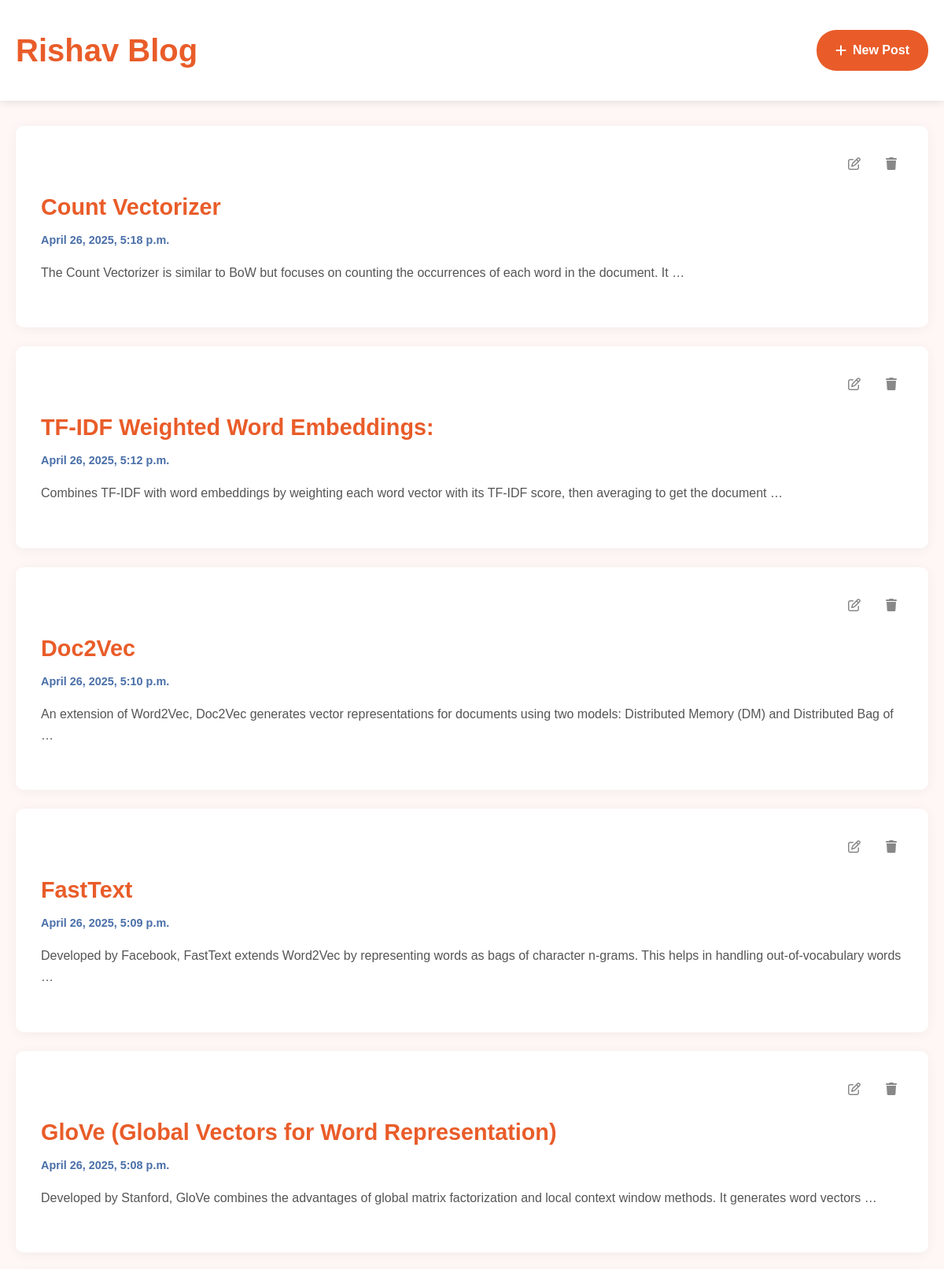
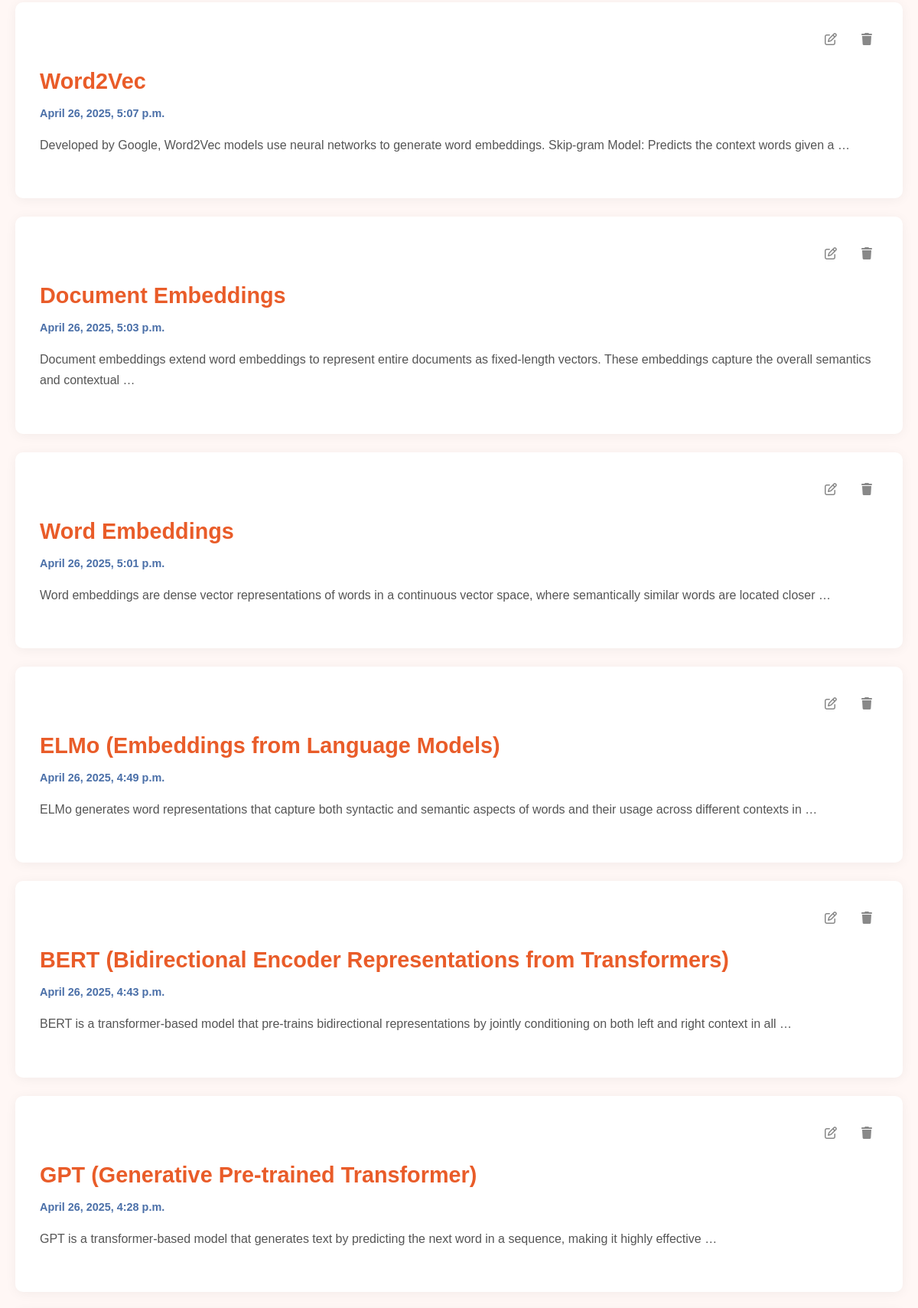
The page / (upper part) on the database its author committed (2 pictures, top to bottom).
### posts/models.py (models this page shows)
class Post(models.Model):
    title = models.CharField(max_length=100)
    body = models.TextField()
    created_at = models.DateTimeField(default=datetime.now, blank=True)

### posts/views.py (the view)
# urls.py: path('', BlogPostListView.as_view(), name = 'index'),
class BlogPostListView(ListView):
    model = Post
    template_name = 'index.html'
    context_object_name = 'posts'
    @method_decorator(cache_page(60 * 15, key_prefix='blog_post_list'))
    def get(self, request, *args, **kwargs):
        return super().get(request, *args, **kwargs)
    def get_queryset(self):
        import time
        currenttime = time.time()
        time.sleep(2)
        print(time.time()-currenttime)
        return Post.objects.all()

### templates/index.html (shortened to what this page needs)
<!DOCTYPE html>
<html>
  <head>
  </head>
  <body>
    <div class="header">
      <div class="header-content">
        <h2>Rishav Blog</h2>
        <a href="/add" class="add-btn">
          <i class="fa-solid fa-plus"></i>
          New Post
        </a>
      </div>
    </div>
    <div class="container">
      <div class="blog-list">
        {% for post in posts reversed %}
        <div class="card">
          <div class="edit">
            <a href="{% url 'edit' post.id %}"
              ><i class="fa-regular fa-pen-to-square"></i
            ></a>
            <a href="{% url 'delete' post.id %}"
              ><i class="fa-solid fa-trash"></i
            ></a>
          </div>
          <a href="{% url 'post' post.id %}" style="text-decoration: none">
            <h2>{{post.title}}</h2>
            <h5>{{post.created_at}}</h5>
            <p>{{post.body|truncatewords:20}}</p>
          </a>
        </div>
        {% endfor %}
      </div>
    </div>
  </body>
</html>

### templates/index.html (style rules this page uses)
* { box-sizing: border-box; margin: 0; padding: 0; }
body { font-family: "Arial", sans-serif; background: #fff7f5; line-height: 1.6; }
.container { max-width: 1200px; margin: 0 auto; padding: 0 20px; }
.header { background: white; padding: 2rem 0; box-shadow: 0 2px 10px rgba(0, 0, 0, 0.1); margin-bottom: 2rem; }
.header-content { display: flex; justify-content: space-between; align-items: center; max-width: 1200px; margin: 0 auto; padding: 0 20px; }
.header h2 { color: #e95c29; font-size: 2.5rem; font-weight: 600; }
.card { background: white; border-radius: 10px; padding: 2rem; margin-bottom: 1.5rem; box-shadow: 0 2px 15px rgba(0, 0, 0, 0.05); transition: transform 0.2s ease; }
.card h2 { color: #e95c29; font-size: 1.8rem; margin-bottom: 0.5rem; }
h5 { color: #4a6fa8; font-size: 0.9rem; margin-bottom: 1rem; }
p { color: #555; line-height: 1.7; margin-bottom: 1.5rem; }
.add-btn { background: #e95c29; color: white; padding: 0.8rem 1.5rem; border-radius: 25px; font-weight: 600; transition: all 0.2s ease; text-decoration: none; display: inline-flex; align-items: center; gap: 0.5rem; }
.edit { display: flex; gap: 1rem; justify-content: flex-end; margin-bottom: 1rem; }
.edit i { color: #888; padding: 0.5rem; border-radius: 50%; transition: all 0.2s ease; }

### rows shown on the page
Post: title "Count Vectorizer", created_at "April 26, 2025, 5:18 p.m.", body "The Count Vectorizer is similar to BoW but focuses on counting the occurrences of each word in the document. It …"
Post: title "TF-IDF Weighted Word Embeddings:", created_at "April 26, 2025, 5:12 p.m.", body "Combines TF-IDF with word embeddings by weighting each word vector with its TF-IDF score, then averaging to get the document …"
Post: title "Doc2Vec", created_at "April 26, 2025, 5:10 p.m.", body "An extension of Word2Vec, Doc2Vec generates vector representations for documents using two models: Distributed Memory (DM) and Distributed Bag of …"
Post: title "FastText", created_at "April 26, 2025, 5:09 p.m.", body "Developed by Facebook, FastText extends Word2Vec by representing words as bags of character n-grams. This helps in handling out-of-vocabulary words …"
Post: title "GloVe (Global Vectors for Word Representation)", created_at "April 26, 2025, 5:08 p.m.", body "Developed by Stanford, GloVe combines the advantages of global matrix factorization and local context window methods. It generates word vectors …"
Post: title "Word2Vec", created_at "April 26, 2025, 5:07 p.m.", body "Developed by Google, Word2Vec models use neural networks to generate word embeddings. Skip-gram Model: Predicts the context words given a …"
Post: title "Document Embeddings", created_at "April 26, 2025, 5:03 p.m.", body "Document embeddings extend word embeddings to represent entire documents as fixed-length vectors. These embeddings capture the overall semantics and contextual …"
Post: title "Word Embeddings", created_at "April 26, 2025, 5:01 p.m.", body "Word embeddings are dense vector representations of words in a continuous vector space, where semantically similar words are located closer …"
Post: title "ELMo (Embeddings from Language Models)", created_at "April 26, 2025, 4:49 p.m.", body "ELMo generates word representations that capture both syntactic and semantic aspects of words and their usage across different contexts in …"
Post: title "BERT (Bidirectional Encoder Representations from Transformers)", created_at "April 26, 2025, 4:43 p.m.", body "BERT is a transformer-based model that pre-trains bidirectional representations by jointly conditioning on both left and right context in all …"
Post: title "GPT (Generative Pre-trained Transformer)", created_at "April 26, 2025, 4:28 p.m.", body "GPT is a transformer-based model that generates text by predicting the next word in a sequence, making it highly effective …"
